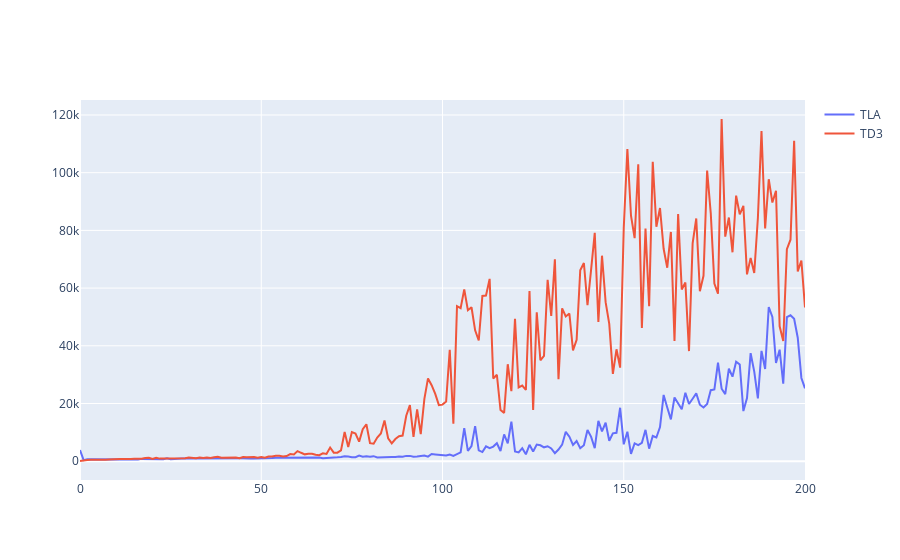

Notebook code for this chart:
### Code cell
lcs1 /= 5
lcs2 /= 4

fig = go.Figure()
fig.add_trace(go.Scatter(x=list(range(201)), y=lcs1,
                    mode='lines',
                    name='TLA'))

fig.add_trace(go.Scatter(x=list(range(201)), y=lcs2,
                    mode='lines',
                    name='TD3'))


fig.show()

### Figure 1 — Plotly figure (JSON) as saved in the notebook; plotly's stock layout.template omitted (floating-point values rounded to 4 significant figures; data arrays with more than 128 entries replaced by an {"elided": "..."} marker saying what was removed)
{"data": [{"mode": "lines", "name": "TLA", "type": "scatter", "x": {"elided": "201 int values"}, "y": {"elided": "201 float values"}}, {"mode": "lines", "name": "TD3", "type": "scatter", "x": {"elided": "201 int values"}, "y": {"elided": "201 float values"}}], "layout": {"autosize": true, "xaxis": {"autorange": true, "range": [0, 200], "type": "linear"}, "yaxis": {"autorange": true, "range": [-6510.0, 125200.0], "type": "linear"}}}
